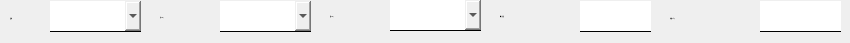
   <widget class="QWidget" name="page_rect_damper_info">
    <widget class="QLabel" name="label_82">
     <property name="geometry">
      <rect>
       <x>670</x>
       <y>3</y>
       <width>91</width>
       <height>31</height>
      </rect>
     </property>
     <property name="font">
      <font>
       <family>黑体</family>
       <pointsize>-1</pointsize>
      </font>
     </property>
     <property name="frameShadow">
      <enum>QFrame::Plain</enum>
     </property>
     <property name="text">
      <string>风量(m³/h):</string>
     </property>
    </widget>
    <widget class="QLabel" name="label_83">
     <property name="geometry">
      <rect>
       <x>160</x>
       <y>2</y>
       <width>61</width>
       <height>31</height>
      </rect>
     </property>
     <property name="font">
      <font>
       <family>黑体</family>
       <pointsize>-1</pointsize>
      </font>
     </property>
     <property name="text">
      <string>长(mm):</string>
     </property>
    </widget>
    <widget class="QLineEdit" name="lineEdit_rect_damper_air_volume">
     <property name="geometry">
      <rect>
       <x>760</x>
       <y>1</y>
       <width>81</width>
       <height>31</height>
      </rect>
     </property>
     <property name="font">
      <font>
       <family>黑体</family>
       <pointsize>-1</pointsize>
      </font>
     </property>
     <property name="styleSheet">
      <string notr="true">border:none;
border-bottom:1px solid black;
</string>
     </property>
    </widget>
    <widget class="QLineEdit" name="lineEdit_rect_damper_angle">
     <property name="geometry">
      <rect>
       <x>580</x>
       <y>1</y>
       <width>71</width>
       <height>31</height>
      </rect>
     </property>
     <property name="font">
      <font>
       <family>黑体</family>
       <pointsize>-1</pointsize>
      </font>
     </property>
     <property name="styleSheet">
      <string notr="true">border:none;
border-bottom:1px solid black;
</string>
     </property>
    </widget>
    <widget class="QLabel" name="label_84">
     <property name="geometry">
      <rect>
       <x>500</x>
       <y>1</y>
       <width>81</width>
       <height>31</height>
      </rect>
     </property>
     <property name="font">
      <font>
       <family>黑体</family>
       <pointsize>-1</pointsize>
      </font>
     </property>
     <property name="text">
      <string>阀门开度:</string>
     </property>
    </widget>
    <widget class="QComboBox" name="comboBox_rect_damper_length">
     <property name="geometry">
      <rect>
       <x>220</x>
       <y>1</y>
       <width>91</width>
       <height>31</height>
      </rect>
     </property>
     <property name="font">
      <font>
       <family>黑体</family>
       <pointsize>-1</pointsize>
      </font>
     </property>
     <property name="styleSheet">
      <string notr="true">border:none;
border-bottom:1px solid black;</string>
     </property>
    </widget>
    <widget class="QComboBox" name="comboBox_rect_damper_brand">
     <property name="geometry">
      <rect>
       <x>50</x>
       <y>1</y>
       <width>91</width>
       <height>31</height>
      </rect>
     </property>
     <property name="font">
      <font>
       <family>黑体</family>
       <pointsize>-1</pointsize>
      </font>
     </property>
     <property name="styleSheet">
      <string notr="true">border:none;
border-bottom:1px solid black;</string>
     </property>
    </widget>
    <widget class="QLabel" name="label_85">
     <property name="geometry">
      <rect>
       <x>10</x>
       <y>3</y>
       <width>51</width>
       <height>31</height>
      </rect>
     </property>
     <property name="font">
      <font>
       <family>黑体</family>
       <pointsize>-1</pointsize>
      </font>
     </property>
     <property name="text">
      <string>品牌:</string>
     </property>
    </widget>
    <widget class="QLabel" name="label_86">
     <property name="geometry">
      <rect>
       <x>330</x>
       <y>1</y>
       <width>61</width>
       <height>31</height>
      </rect>
     </property>
     <property name="font">
      <font>
       <family>黑体</family>
       <pointsize>-1</pointsize>
      </font>
     </property>
     <property name="text">
      <string>宽(mm):</string>
     </property>
    </widget>
    <widget class="QComboBox" name="comboBox_rect_damper_width">
     <property name="geometry">
      <rect>
       <x>390</x>
       <y>0</y>
       <width>91</width>
       <height>31</height>
      </rect>
     </property>
     <property name="font">
      <font>
       <family>黑体</family>
       <pointsize>-1</pointsize>
      </font>
     </property>
     <property name="styleSheet">
      <string notr="true">border:none;
border-bottom:1px solid black;</string>
     </property>
    </widget>
   </widget>
